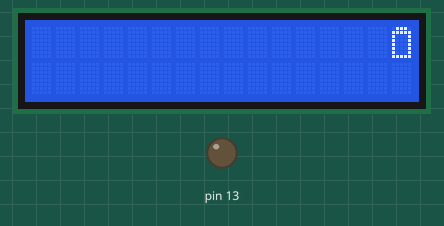
Recording of a sketch running on a simulated Arduino Uno, built with avr-gcc and run on an emulated ATmega328P. On the bench: 16×2 character LCD, output pins drawn as LEDs (lit = HIGH). What the sketch prints to the serial monitor is not drawn.

Above: at 1.73 s.
At 3.2 s:
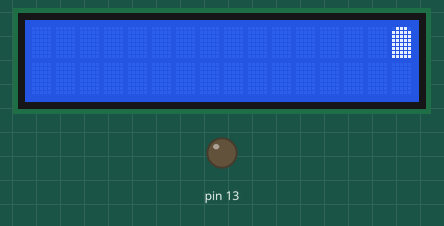

The sketch:

LCD_I2C_Animacion_Bateria_cargando.ino
```cpp
/*
#       _\|/_   A ver..., ¿que tenemos por aqui?
#       (O-O)
# ---oOO-(_)-OOo---------------------------------


#################################################
# ********************************************* #
# *       ANIMACION BATERIA CARGANDO          * #
# *      Autor: Eulogio López Cayuela         * #
# *                                           * #
# *    Versión 1.0    Fecha: 04/09/2015       * #
# ********************************************* #
#################################################
*/


//------------------------------------------------------
//algunas definiciones personales para mi comodidad al escribir codigo
//------------------------------------------------------
#define AND &&
#define OR ||

//------------------------------------------------------
//Otras definiciones para pines y variables
//------------------------------------------------------
#define LCD_AZUL_ADDR    0x27  // Direccion I2C de nuestro LCD color azul
#define LCD_VERDE_ADDR   0x3F  // Direccion I2C de nuestro LCD color verde

//------------------------------------------------------
//Importamos las librerias necesariasç
//------------------------------------------------------
#include <Wire.h>               //libreria para comunicaciones I2C
#include <LiquidCrystal_I2C.h>  // LiquidCrystal library

//------------------------------------------------------
// Creamos las instancia de los objetos:
//------------------------------------------------------

//Creamos el objeto 'lcd' como una instancia del tipo "LiquidCrystal_I2C"
//                        addr,     en,rw,rs,d4,d5,d6,d7,bl, blpol
LiquidCrystal_I2C lcd(LCD_AZUL_ADDR, 2, 1, 0, 4, 5, 6, 7, 3, POSITIVE);

//------------------------------------------------------
//DECLARACION DE CONSTANTES GLOBALES
//------------------------------------------------------

// defino el nuevo caracter

//bateria estrecha
byte bateria_0[6][8] = {{B0110, B1111, B1001, B1001, B1001, B1001, B1001, B1111},
                        {B0110, B1111, B1001, B1001, B1001, B1001, B1111, B1111},
                        {B0110, B1111, B1001, B1001, B1001, B1111, B1111, B1111},
                        {B0110, B1111, B1001, B1001, B1111, B1111, B1111, B1111},
                        {B0110, B1111, B1001, B1111, B1111, B1111, B1111, B1111},
                        {B0110, B1111, B1111, B1111, B1111, B1111, B1111, B1111}};

//bateria algo mas ancha
byte bateria_1[6][8] = {{B01110, B11111, B10001, B10001, B10001, B10001, B10001, B11111},
                        {B01110, B11111, B10001, B10001, B10001, B10001, B11111, B11111},
                        {B01110, B11111, B10001, B10001, B10001, B11111, B11111, B11111},
                        {B01110, B11111, B10001, B10001, B11111, B11111, B11111, B11111},
                        {B01110, B11111, B10001, B11111, B11111, B11111, B11111, B11111},
                        {B01110, B11111, B11111, B11111, B11111, B11111, B11111, B11111}};


//*******************************************************
//         FUNCION DE CONFIGURACION
//*******************************************************
void setup()
{
  randomSeed(analogRead(0));
  Serial.begin(9600);  //Se inicia el puerto serie para depuracion
  lcd.begin (16,2);    //Inicializar lcd

  pinMode(13, OUTPUT);
  digitalWrite(13, LOW);


  //Mensaje inicial para demostrar que el LCD esta bien conectado y comunicado
  lcd.clear();         //Reset del display
  lcd.backlight();     //Activamos la retroiluminacion

  lcd.setCursor(0, 0);
  Serial.println("SISTEMA EN ESPERA...\n");   // ---> DEBUB
  delay(1500);
  lcd.clear();
}


//*******************************************************
//   BUCLE PRINCIPAL DEL PROGRAMA (Sistema vegetativo)
//*******************************************************


void loop()
{
  /*
   * enviamos tres parametros posicion del caracter (o-15)
   * linea donde escribir (0 o 1)
   * Tipo de bateria a mostrar (o escrecha, 1 algo masancha)
   */

  bateriaCargando(15, 0, 1);  // (byte pos, byte linea, byte tipo)
  delay(700);                 // pausa antes de reiniciar la animacion
}


//*******************************************************
//   Funcion para crear la animacion de la bateria
//*******************************************************

void bateriaCargando(byte pos, byte linea, byte tipo)
{
 /*
  * Recibe tres parametros de tipo byte
  * -pos:   posicion del caracter (o-15)
  * -linea: renglon donde escribir (0 superior,  1 inferior)
  * .tipo:  Tipo de bateria a mostrar (o escrecha, 1 algo masancha)
  */
  for (int i=0; i<=5; i++){
    if (tipo == 0){
      lcd.createChar(3, bateria_0[i]);    //creamos el caracter con la informacion de la lista
      lcd.setCursor(pos, linea);          //posicion donde mostras la animacion
      lcd.write(3);
    }

    if (tipo == 1){
      lcd.createChar(3, bateria_1[i]);    //creamos el caracter con la informacion de la lista
      lcd.setCursor(pos, linea);          //posicion donde mostras la animacion
      lcd.write(3);
    }
    delay (300);                          //pausa para dar realismo
  }
}


//*******************************************************
//                    FIN DE PROGRAMA
//*******************************************************
```

Measured:
- by itself, everything shown: repeats every 2.6 s, in 6 steps
- what the display in image 1 shows lasts 1.0 s, from 3.1 s to 4.1 s
